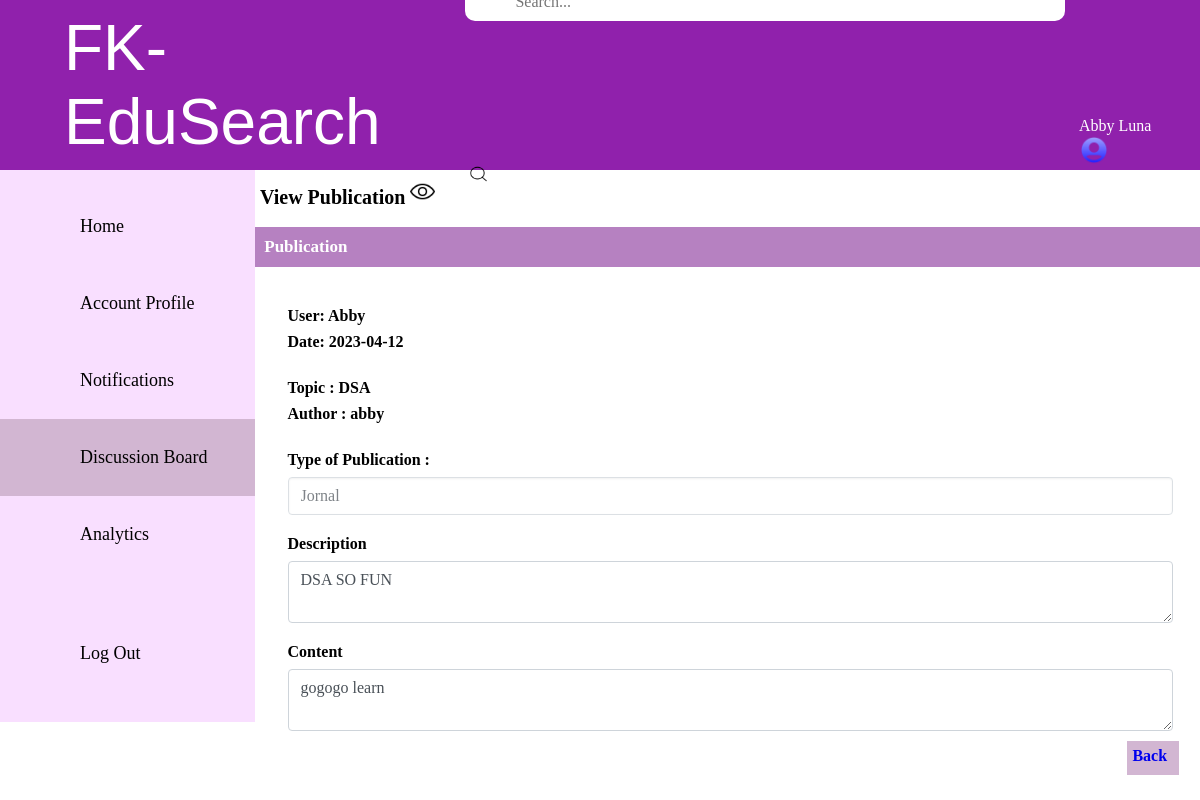
/module3/viewPublication.php?publication_id=14 (signed in), run on the app's committed database.
### tables this page shows
CREATE TABLE `expert` (
  `Expert_ID` int(11) NOT NULL,
  `expert_password` varchar(20) NOT NULL,
  `expert_name` varchar(30) NOT NULL,
  `expert_email` varchar(30) NOT NULL,
  `expert_phoneNum` varchar(20) NOT NULL,
  `expert_status` varchar(10) NOT NULL,
  `expert_researchArea1` varchar(50) NOT NULL,
  `expert_researchArea2` varchar(100) NOT NULL,
  `expert_researchArea3` varchar(100) NOT NULL,
  `expert_academicStatus` varchar(50) NOT NULL,
  `expert_socialAcc1` varchar(50) DEFAULT NULL,
  `expert_socialAcc2` varchar(20) DEFAULT NULL,
  `expert_CV` blob NOT NULL,
  `Admin_ID` int(11) NOT NULL
);

CREATE TABLE `publication_list` (
  `Publication_ID` int(7) NOT NULL,
  `publication_date` date NOT NULL,
  `publication_topic` varchar(30) NOT NULL,
  `publication_author` varchar(30) NOT NULL,
  `publication_description` varchar(100) NOT NULL,
  `publication_content` varchar(500) NOT NULL,
  `publication_type` varchar(20) NOT NULL,
  `total_amount` int(11) NOT NULL,
  `Admin_ID` int(7) NOT NULL,
  `Expert_ID` int(7) NOT NULL
);

### module1/sessionExpert.php (called while the page is built)
<?php
if(!empty($_SESSION["id"])){
  $id = $_SESSION["id"];
  $result = mysqli_query($conn, "SELECT * FROM expert WHERE Expert_ID = '$id'");
  $row = mysqli_fetch_assoc($result);
}
else{
  header("Location: ../module1/LoginExpert.php");
}
?>

### module3/viewPublication.php (the view, shortened to what this page needs)
<?php
include("./link/dbconnection.php");
include '../module1/sessionExpert.php';
if (isset($_GET['publication_id'])) {
  $publicationId = $_GET['publication_id'];
  $sql = "SELECT * FROM publication_list WHERE Publication_ID = $publicationId";
  $result = $conn->query($sql);
  $expert_name = $row['expert_name'];
  if ($result->num_rows > 0) {
    $row = $result->fetch_assoc();
    $publicationTopic = $row['publication_topic'];
    $publicationAuthor = $row['publication_author'];
    $publicationDescription = $row['publication_description'];
    $publicationType = $row['publication_type'];
    $publicationDate = $row['publication_date'];
    $publicationContent = $row['publication_content'];
  } else {
    echo "Publication not found.";
    exit;
  }
} else {
  echo "No Publication ID provided.";
  exit;
}
?>
<!DOCTYPE html>
<html lang="en">
<head>
  <link rel="stylesheet" href="style/style.css">
</head>
<body>
  <div style="height: 170px;width: 100%;display: flex;align-items: center;justify-content: space-between;padding: 22px 14px;background-color:#9021AC">
    <a id="FK-EduSearch" class="FK Edu-Search">FK-EduSearch</a>
    <div>
      <input style="color:#5D0773;padding-left:50px;padding-top:10px;margin-bottom:12px;margin-left:1px;border:none;" type="search" placeholder="Search..." />
      <img style=" margin-right:10px ;padding-top:3px;margin-left:3px ;margin-top:128px;margin: bottom 1px;width:23px;height:23px" src="image/search.png" alt="search cant function">
    </div>
    <div>
      <p style="margin-right:10px ;margin-left:3px ;margin-top:125px;margin-bottom:10px;"><?php echo $expert_name; ?><img style="width:30px;height:auto;" src="image/woman.png" alt="profile picture"></p>
    </div>
  </div>
  <nav style=" background-color:#F9DFFF;display: flex;flex-direction: column;justify-content: space-between;height: 100%;width: 255px;padding-top:18px;padding-bottom: 30px;">
    <ul style="text-align: center; font-family: 'PT-serif', serif; font-size: 18px;">
      <li><a class="nav-link" href="home.php">Home</a></li>
      <li><a class="nav-link " href="account.php">Account Profile</a></li>
      <li><a class="nav-link " href="notification.php">Notifications</a></li>
      <li><a class="nav-link active " href="publication.php">Discussion Board</a></li>
      <li><a class="nav-link" href="calTotal.php">Analytics</a></li>
      <br><br>
      <li><a class="nav-link" href="../module1/logout.php">Log Out</a></li>
    </ul>
  </nav>
  <p style="padding-left:5px;padding-top:7px;font-size:20px;margin-left:255px;color:black;margin-top: -550px;"><b>View Publication</b> <img style="width:25px;" src="image/show.png" alt="View"></p><br>
  <div style=" padding:10px 5px 10px 5px;margin-left:255px;font-size:17px;color:white ;background-color:#B681C1;">
    <b> &nbsp;Publication </b>
  </div>
  <section class="content">
    <div class="col-md-6">
      <div class="">
        <div class="form-body">
          <div class="form-group" style="margin-left:260px;margin-top:20px">
            <label for="description">User: Abby</label><br>
            <label for="publicationDate">Date: <?php echo $publicationDate; ?></label><br>
          </div>
          <div class="form-group" style="margin-left:260px;margin-top:20px">
            <label for="publicationTopic">Topic : <?php echo $publicationTopic; ?></label><br>
            <label for="publicationAuthor">Author : <?php echo $publicationAuthor; ?></label><br>
          </div>
          <div class="form-group" style="margin-left:260px;margin-top:20px">
            <label for="publicationType">Type of Publication :</label>
            <select id="publicationType" name="publicationType" class="form-control custom-select" disabled>
              <option value="Jornal" <?php if ($publicationType === "Jornal") echo 'selected'; ?>>Jornal</option>
            </select>
            <br>
          </div>
          <div class="form-group" style="margin-left:260px;margin-top:20px">
            <label for="publicationDescription">Description</label>
            <textarea class="form-control" id="publicationDescription" row="4" disabled><?php echo $publicationDescription; ?></textarea>
          </div>
          <div class="form-group" style="margin-left:260px;margin-top:20px">
            <label for="publicationContent">Content</label>
            <textarea class="form-control" id="publicationContent" row="4" disabled><?php echo $publicationContent; ?></textarea>
          </div>
          <div>
            <a href="publication.php" style="padding: 0.5% 1% 1% 0.5%;margin-left:96%;margin-top:20px; width: 100px;height: 30px; font-family: 'PT-serif', serif;font-weight: 500; background: #D2B6D2;border: none;outline: none;"><b> Back</b> </a>
          </div>
        </div>
      </div>
    </div>
  </section>
</body>
</html>

### module3/style/style.css (style rules this page uses)
* { margin: 0; padding: 0; box-sizing: border-box; }
body { min-height: 100vh; width: 100vw; color: white; font-family: 'PT-serif', serif; }
#FK-EduSearch { font: 4rem 'Poppins', sans-serif; margin-left: 50px; }
input[type=search] { padding: 10px 350px; border-radius: 10px; }
.nav-link { display: inline-block; width: 100%; padding-top:28px; padding-bottom: 28px; padding-left: 80px; color: black; text-decoration: none; text-align: left; }
.active, .nav-link:hover { height: fit-content; color: black; background-color: #D2B6D2; }
ul { list-style-type: none; }
.form-body { -ms-flex: 1 1 auto; flex: 1 1 auto; min-height: 1px; padding: 1.25rem; }
.form-group { margin-bottom: 1rem; }
.form-control { display: block; width: 100%; height: calc(2.25rem + 2px); padding: 0.375rem 0.75rem; font-size: 1rem; font-weight: 400; line-height: 1.5; color: #495057; background-color: #fff; background-clip: padding-box; border: 1px solid #ced4da; border-radius: 0.25rem; box-shadow: inset 0 0 0 transparent; transition: border-color .15s ease-in-out, box-shadow .15s ease-in-out; }
.col-1, .col-2, .col-3, .col-4, .col-5, .col-6, .col-7, .col-8, .col-9, .col-10, .col-11, .col-12, .col, .col-auto, .col-sm-1, .col-sm-2, .col-sm-3, .col-sm-4, .col-sm-5, .col-sm-6, .col-sm-7, .col-sm-8, .col-sm-9, .col-sm-10, .col-sm-11, .col-sm-12, .col-sm, .col-sm-auto, .col-md-1, .col-md-2, .col-md-3, .col-md-4, .col-md-5, .col-md-6, .col-md-7, .col-md-8, .col-md-9, .col-md-10, .col-md-11, .col-md-12, .col-md, .col-md-auto, .col-lg-1, .col-lg-2, .col-lg-3, .col-lg-4, .col-lg-5, .col-lg-6, .col-lg-7, .col-lg-8, .col-lg-9, .col-lg-10, .col-lg-11, .col-lg-12, .col-lg, .col-lg-auto, .col-xl-1, .col-xl-2, .col-xl-3, .col-xl-4, .col-xl-5, .col-xl-6, .col-xl-7, .col-xl-8, .col-xl-9, .col-xl-10, .col-xl-11, .col-xl-12, .col-xl, .col-xl-auto { position: relative; width: 100%; padding-right: 7.5px; padding-left: 7.5px; }
a { text-decoration: none; }
label:not(.form-check-label):not(.custom-file-label) { font-weight: 700; }
label { display: inline-block; margin-bottom: 0.5rem; color: #000; }
textarea.form-control { height: auto; }
textarea { overflow: auto; resize: vertical; }
button, input, optgroup, select, textarea { margin: 0; font-family: inherit; font-size: inherit; line-height: inherit; }
.custom-control-label::before, .custom-file-label, .custom-select { transition: background-color .15s ease-in-out, border-color .15s ease-in-out, box-shadow .15s ease-in-out; }
.custom-select { display: inline-block; width: 100%; height: calc(2.25rem + 2px); padding: 0.375rem 1.75rem 0.375rem 0.75rem; font-size: 1rem; font-weight: 400; line-height: 1.5; color: #495057; vertical-align: middle; border: 1px solid #ced4da; border-radius: 0.25rem; box-shadow: inset 0 1px 2px rgba(0, 0, 0, .075); -webkit-appearance: none; -moz-appearance: none; appearance: none; }

### data on the page
expert: expert_name "Abby Luna"
publication_list: publication_date "2023-04-12", publication_topic "DSA", publication_author "abby", publicationType "Jornal", publication_description "DSA SO FUN", publication_content "gogogo learn"
